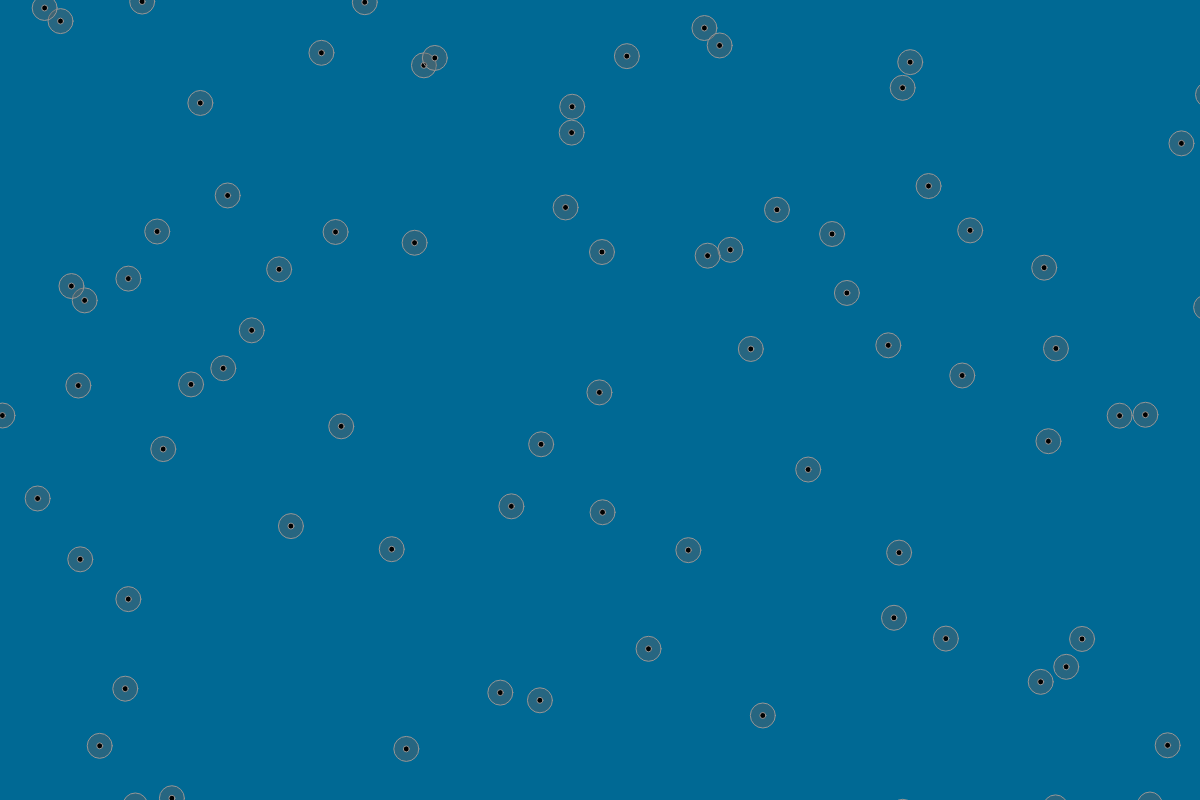
Frame 1 (no input)
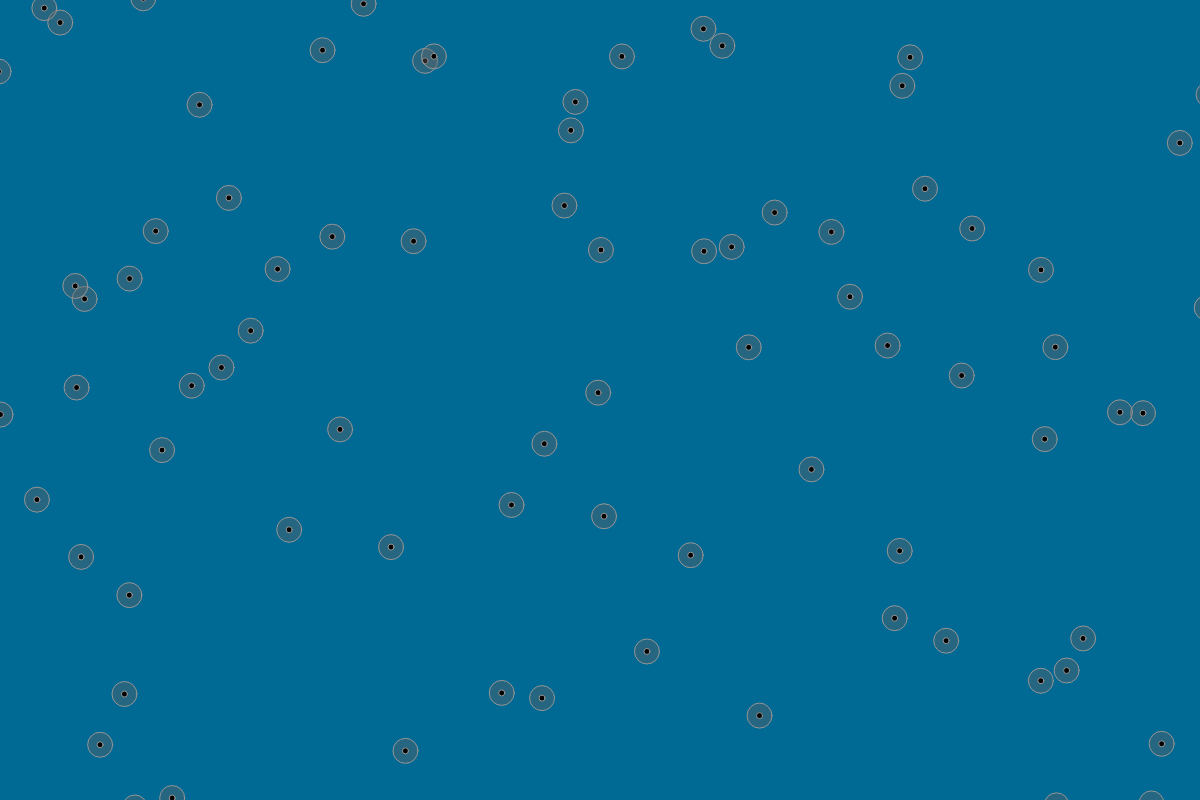
Frame 60 (no input)
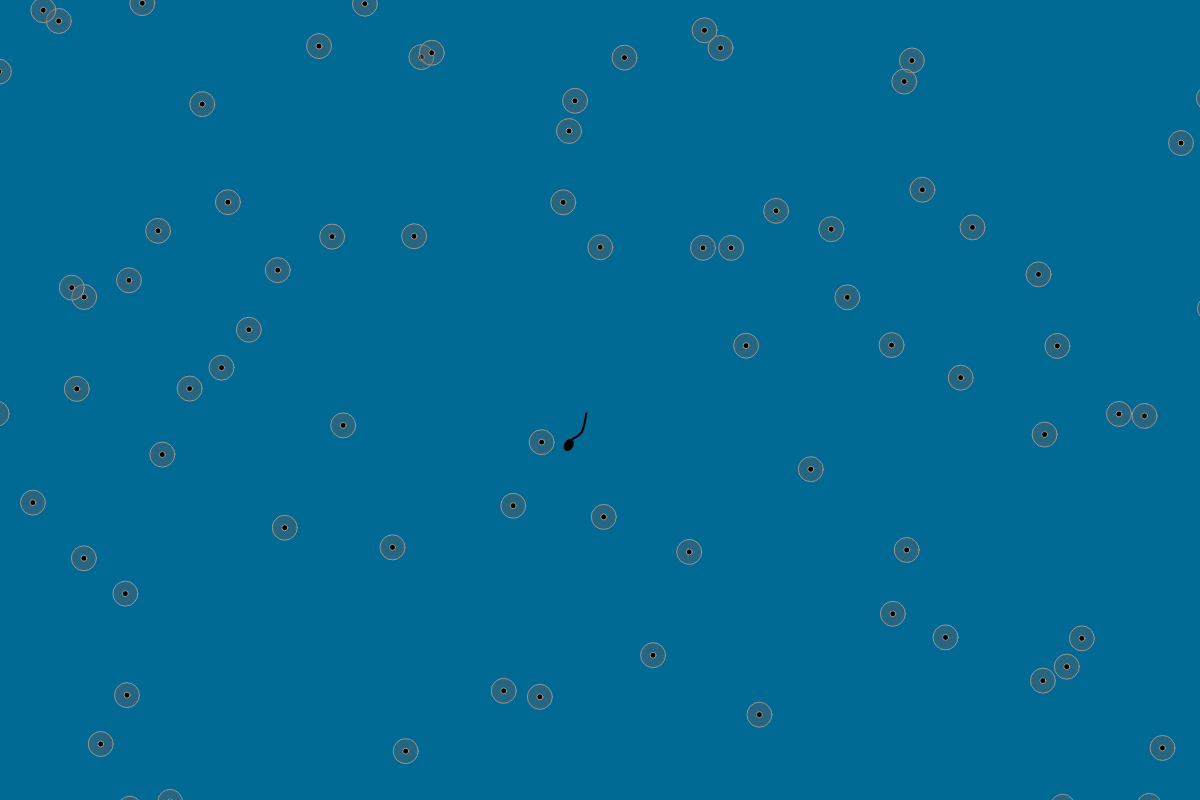
Frame 120 (the mouse pressed at the canvas centre since frame 60)

The p5.js sketch that drew these frames (run headless with seeded random() and noise() and a simulated clock; from frame 60 on, the mouse is pressed at the canvas centre):

// p5.js sketch
// ── sketch.js
var screenBorder;
var tadpoles;

function setup() {

	createCanvas(1200, 800);
	screenBorder = 100;
	tadpoles = [];
	// Создаёт ир=кинки и их изначальное слуайное положение
	for (var i = 0; i < 100; i++) {
		tadpoles.push(
			createTadpole(
				random(0, width + screenBorder),
				random(0, height + screenBorder)
			)
		);
	}
}

function draw() {

	background(0, 105, 148);
	// Отрисовка всех икринок
	for (let i = 0; i < tadpoles.length; i++) {
		tadpoles[i].update();
		tadpoles[i].draw();
	};
}



function mousePressed() {
	for (let i = 0; i < 100; i++) {
		var v = createVector(mouseX, mouseY); //Создаёт вектор с координатами расположения курсора

		if (!tadpoles[i].isHatched) { // Проверяет вылупленность икринки
			tadpoles[i].testClick(v); //Проверяет попадение в икринку и меняет её состояни на вылупившуюся 
		} else if (!tadpoles[i].isFrog && tadpoles[i].isHatched) { //Вылупился головастик и не стал ли головастик лягушкой
			tadpoles[i].testClick(v);
		};
	};

}

function createTadpole(x, y) {
	let tadpole = {

		pos: undefined, // Вектор расположения
		dir: undefined, // Вектор направления движения
		isHatched: false, // Стала ли мальком
		isFrog: false, // Стала ли лягушкой
		tailFlick: 5, // Длина хвоста малька
		tailIncr: -1, //Скорость колебания хвостика малька


		setup: function (x, y) { // Создаёт первоначальную икринку 
			this.pos = createVector(x, y);
			this.dir = createVector(random(-1, 1), random(-1, 1));
			this.dir.normalize();
		},

		draw: function () { // Отрисовка состояний
			push();

			translate(this.pos.x, this.pos.y);

			if (!this.isHatched) { // Икринка

				fill(100, 100);
				stroke(150);
				ellipse(0, 0, 25);
				fill(0);
				ellipse(0, 0, 6);

			} else if (!this.isFrog) { // Малёк
				rotate(this.dir.heading());
				fill(0);
				stroke(0);
				ellipse(0, 0, 12, 8);
				strokeWeight(2);
				noFill();
				beginShape();

				curveVertex(-6, 0);
				curveVertex(-6, 0);
				curveVertex(-18, this.tailFlick);
				curveVertex(-36, 0);
				curveVertex(-36, 0);
				endShape();
			} else {


				// Draw frog body
				fill('green');
				ellipse(0, 0, 40, 50);

				// Draw head
				fill('green');
				ellipse(0, 0 - 15, 30, 35);

				// Draw eyes
				fill('white');
				ellipse(0 - 10, 0 - 20, 12, 12); // Левый глаз
				ellipse(0 + 10, 0 - 20, 12, 12); // Правый глаз

				// Draw pupils
				fill('black');
				ellipse(0 - 15, 0 - 20, 6, 6); // Левый зрачок
				ellipse(0 + 15, 0 - 20, 6, 6); // Правый зрачок

				// Draw mouth
				noFill();
				stroke('black');
				strokeWeight(2);
				arc(0, 0 - 10, 20, 10, 0, PI);
			};

			pop();
		},

		update: function () {
			if (!this.isHatched) {// Колебание на месте икринок
				this.pos.x += random(-0.5, 0.5);
				this.pos.y += random(-0.5, 0.5);
			} else if (this.isHatched && !this.isFrog) {
				this.tailFlick += this.tailIncr;
				if (abs(this.tailFlick) > 5) 
					this.tailIncr *= -1;			
				this.pos.add(this.dir);
			} else 
				this.pos.add(this.dir);
			this.screenWrap();
		},

		screenWrap: function () { // Обработка в случае ухода за экран
			if (this.pos.x > width + screenBorder) {
				this.pos.x -= width + screenBorder;
			} else if (this.pos.x < -screenBorder) {
				this.pos.x += width + screenBorder;
			}

			if (this.pos.y > height + screenBorder) {
				this.pos.y -= height + screenBorder;
			} else if (this.pos.y < -screenBorder) {
				this.pos.y += height + screenBorder;
			}
		},

		testClick: function (mouse) { // Проверяет попал ли курсор в область объекта = 25
			if (this.pos.dist(mouse) < 25) {
				if (!this.isHatched)
					this.isHatched = true;
				else
					this.isFrog = true;
			}
		}
	};
	tadpole.setup(x, y);
	return tadpole;
}
